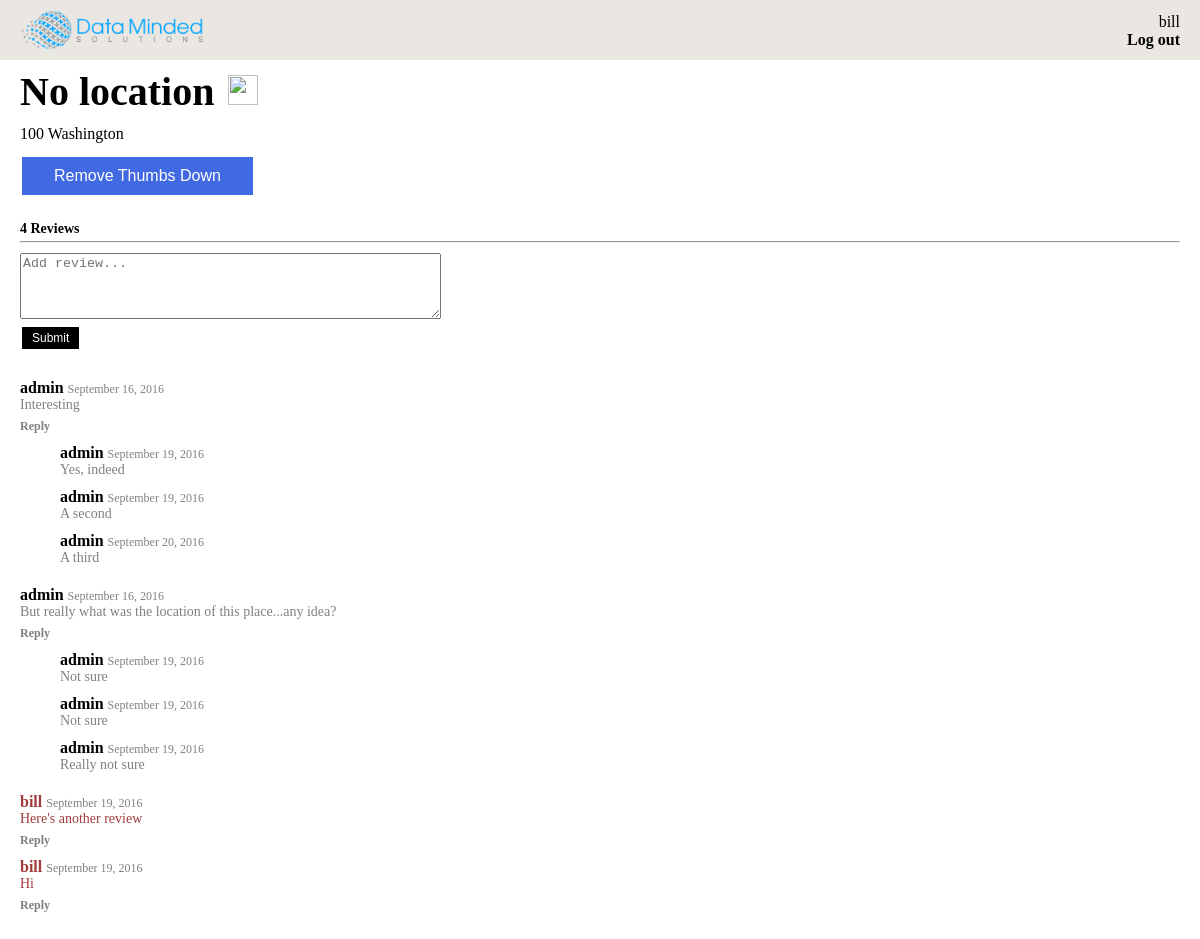
The page /lunch/restaurant/2/ (signed in) on the database its author committed.
### lunch/models.py (models this page shows, shortened)
class Restaurant(models.Model):
	name = models.CharField(max_length=200)
	address = models.CharField(max_length=200)
	latitude = models.DecimalField(max_digits=9, decimal_places=6, blank=True, null=True)
	longitude = models.DecimalField(max_digits=9, decimal_places=6, blank=True, null=True)
	visited = models.BooleanField(default=0)
	thumbs_down_by_users = models.ManyToManyField(User)

class Review(models.Model):
	text = models.TextField()
	date = models.DateTimeField('date posted')
	restaurant = models.ForeignKey(Restaurant, on_delete=models.CASCADE)
	author = models.ForeignKey(User, on_delete=models.CASCADE, null=True)
	comments = models.ManyToManyField('ReviewComment')

class ReviewComment(models.Model):
	text = models.TextField()
	date = models.DateTimeField('date posted')
	parent_review = models.ForeignKey(Review, on_delete=models.CASCADE)
	author = models.ForeignKey(User, on_delete=models.CASCADE, null=True)

### lunch/views.py (the view)
# urls.py: url(r'^restaurant/(?P<restaurant_id>[0-9]+)/$', views.restaurant, name='restaurant'),
@login_required
def restaurant(request, restaurant_id):
	restaurant = get_object_or_404(Restaurant, pk=restaurant_id)
	reviews = Review.objects.filter(restaurant__pk=restaurant_id)
	thumbs_down = restaurant.thumbs_down_by_users.all().filter(pk=request.user.pk).exists()
	return render(request, 'lunch/restaurant.html',
		{'restaurant': restaurant,
		'reviews': reviews,
		'thumbs_down': thumbs_down})

### lunch/templates/lunch/restaurant.html (shortened to what this page needs)
{% extends './lunch_base.html' %}
{% load static %}
{% block content %}
<div class="pbl">
	<div class="name_and_thumb">
		<span class="restaurant_name">{{ restaurant.name }}</span>
		{% if thumbs_down %}
		<img class="thumb_logo" src="{% static 'lunch/images/thumbs-down-icon.png' %}">
		{% endif %}
	</div>
	<div class="ptm pbm">{{ restaurant.address }}</div>
	<button class="button blue_button" onclick="location.href='{% url 'update_thumbs_down' restaurant.pk %}'">{% if thumbs_down %}Remove{% else %}Add{% endif %} Thumbs Down</button>
</div>
<span class="review_count">{{ reviews|length }} {% if reviews|length == 1 %}Review{% else %}Reviews{% endif %}</span>
<hr class="review_horizontal_rule">
<form action="{% url 'add_review' restaurant.id %}" method="post">
	<textarea name="new_review" rows="4" cols="50" placeholder="Add review..."></textarea>
	<br>
	<input type="submit" value="Submit" class="small_button">
</form>
<ul class="review_list">
{% for review in reviews %}
	<li class="pbm">
		<span class="review_author {% if review.author == request.user %}user_review{% endif %}">{{ review.author.username }}</span><span class="review_date">{{ review.date|date:"F j, Y" }}</span>
		<div class="review_text {% if review.author == request.user %}user_review{% endif %}">{{ review.text }}</div>
		<a href="#" class="reply_link">
			<div id="{{ review.id }}">Reply</div>
		</a>
	{% if review.comments.all|length %}
		<ul class="comment_list">
		{% for comment in review.comments.all %}
			<li class="pbm">
				<span class="comment_author">{{ comment.author.username }}</span><span class="comment_date">{{ comment.date|date:"F j, Y" }}</span>
				<div class="comment_text">{{ comment.text }}</div>
			</li>
		{% endfor %}
		</ul>
	{% endif %}
	</li>
{% endfor %}
</ul>
{% endblock %}

### lunch/templates/lunch/lunch_base.html (shortened to what this page needs)
{% load static %}
<!DOCTYPE html>
<html lang="en">
<head>
    <link rel="stylesheet" type="text/css" href="{% static 'lunch/css/style.css' %}" />
    <link rel="stylesheet" type="text/css" href="{% static 'lunch/css/oocss-space.css' %}" />
</head>
<body>
    <div class="header">
        <a href="{% url 'dashboard' %}"><img class="header_logo" src="{% static 'lunch/images/DMS_Logo.png' %}"></a>
        <div class="user_name">{{ user.username }}</div>
        <a class="log_out_link" href="{% url 'logout' %}">Log out</a>
    </div>
    <div class="content">
        {% block content %}{% endblock %}
    </div>
</body>
</html>

### lunch/static/lunch/css/style.css (style rules this page uses)
body { margin: 0 0 0 0; }
a { text-decoration: none; }
.header { color: black; background-color: #eae6e2; width: 100%; height: 60px; position: relative; }
.content { margin: 8px 20px 8px 20px; }
.header_logo { height: 40px; width: auto; max-width: 100%; position: absolute; top: 50%; transform: translateY(-50%); left: 20px; }
.user_name { color: black; position: absolute; right: 20px; bottom: 48%; }
.log_out_link { color: black; font-weight: bold; position: absolute; right: 20px; top: 52%; }
.review_list { padding-top: 10px; padding-left: 0px; list-style-type: none; }
.review_author { color: black; font-weight: bold; font-size: 16px; padding-bottom: 2px; }
.review_date { color: gray; font-size: 12px; padding-left: 4px; }
.review_text { color: gray; font-size: 14px; padding-bottom: 6px; }
.reply_link { color: gray; font-size: 12px; font-weight: bold; }
.comment_list { list-style-type: none; padding-top: 10px; }
.comment_author { color: black; font-weight: bold; font-size: 16px; padding-bottom: 2px; }
.comment_date { color: gray; font-size: 12px; padding-left: 4px; }
.comment_text { color: gray; font-size: 14px; }
.name_and_thumb { vertical-align: middle; }
.thumb_logo { height: 30px; width: 30px; padding-left: 10px; }
.restaurant_name { font-size: 40px; font-weight: bold; }
.review_horizontal_rule { margin-top: 4px; margin-bottom: 10px; }
.review_count { color: black; font-size: 14px; font-weight: bold; }
.button { background-color: black; border: none; color: white; padding: 10px 32px; text-align: center; text-decoration: none; display: inline-block; font-size: 16px; margin: 4px 2px; cursor: pointer; }
.blue_button { background-color: #4169E1; }
.small_button { background-color: black; border: none; color: white; padding: 4px 10px; text-align: center; text-decoration: none; display: inline-block; font-size: 12px; margin: 4px 2px; cursor: pointer; }
.user_review { color: #A13D3D; }

### lunch/static/lunch/css/oocss-space.css (style rules this page uses)
.ptm,.pvm,.pam { padding-top:10px !important }
.pbm,.pvm,.pam { padding-bottom:10px !important }
.pbl,.pvl,.pal { padding-bottom:20px !important }

### rows shown on the page
Restaurant: name "No location", address "100 Washington"
Review: author.username "admin", date "September 16, 2016", text "Interesting"
ReviewComment: author.username "admin", date "September 19, 2016", text "Yes, indeed"
ReviewComment: author.username "admin", date "September 19, 2016", text "A second"
ReviewComment: author.username "admin", date "September 20, 2016", text "A third"
Review: author.username "admin", date "September 16, 2016", text "But really what was the location of this place...any idea?"
ReviewComment: author.username "admin", date "September 19, 2016", text "Not sure"
ReviewComment: author.username "admin", date "September 19, 2016", text "Not sure"
ReviewComment: author.username "admin", date "September 19, 2016", text "Really not sure"
Review: author.username "bill", date "September 19, 2016", text "Here's another review"
Review: author.username "bill", date "September 19, 2016", text "Hi"

### other values the page prints
{{ user.username }} "bill"
{{ reviews|length }} "4"
